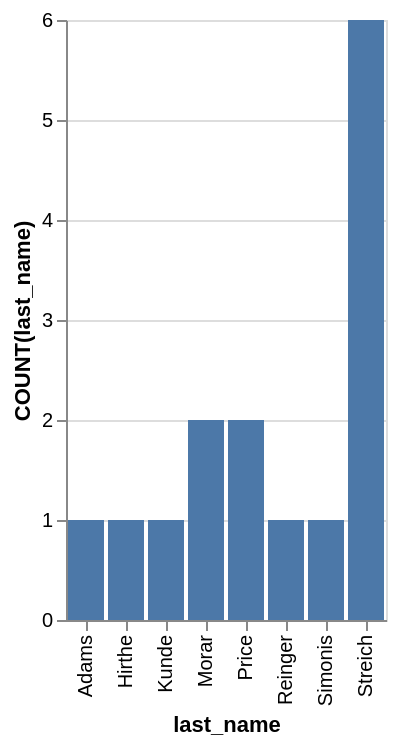

Vega-Lite specification for this chart:
### Vega-Lite specification from a JSON file in a GitHub repository (floating-point values rounded to 4 significant figures)
{"data": {"values": [{"x_data": "Adams", "y_data": 1}, {"x_data": "Hirthe", "y_data": 1}, {"x_data": "Kunde", "y_data": 1}, {"x_data": "Morar", "y_data": 2}, {"x_data": "Price", "y_data": 2}, {"x_data": "Reinger", "y_data": 1}, {"x_data": "Simonis", "y_data": 1}, {"x_data": "Streich", "y_data": 6}]}, "mark": "bar", "encoding": {"x": {"field": "x_data", "type": "nominal", "title": "last_name", "sort": "ascending"}, "y": {"field": "y_data", "type": "quantitative", "title": "COUNT(last_name)"}}}
